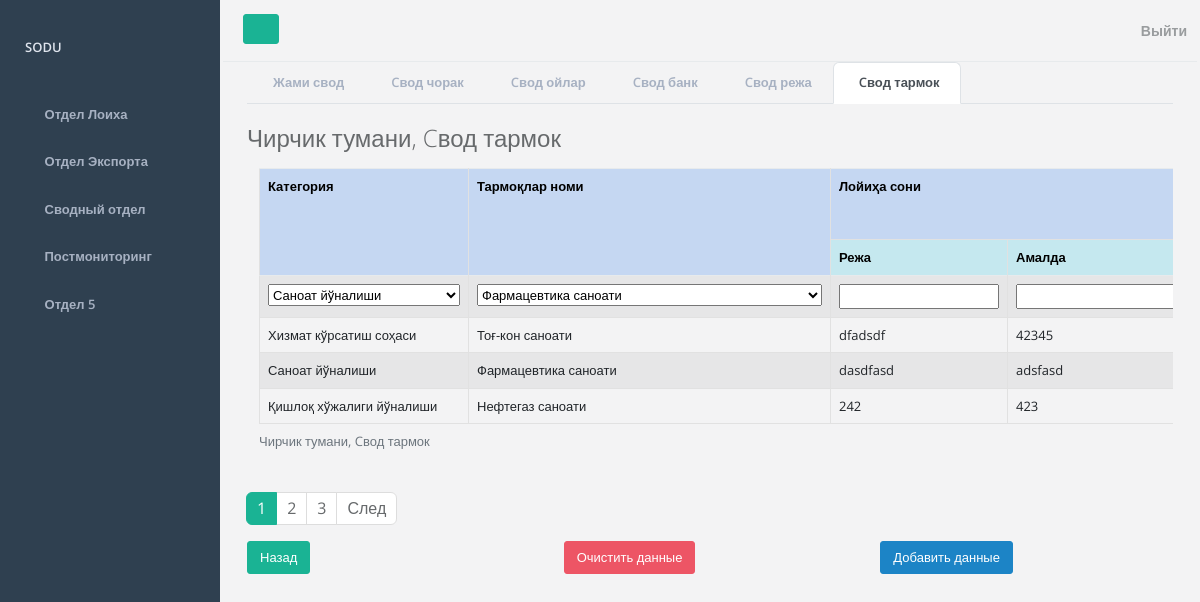
The app's page /form/tarmok (signed in), older data.
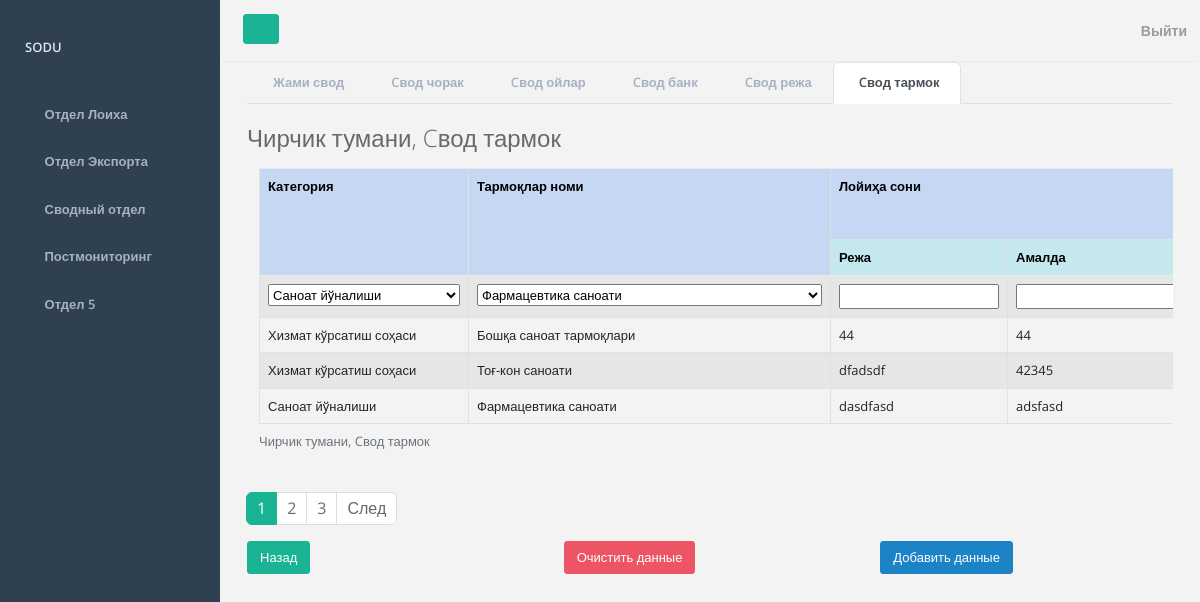
The same page, newer data.
### mainapp/models.py (models this page shows, shortened)
class TarmokVault(models.Model):
    district = models.ForeignKey(District, on_delete=models.PROTECT, verbose_name="Район")
    category = models.CharField(
        max_length=255,
        verbose_name='Kategoriya',
        choices=CATEGORY_CHOICES,
        default='SANOAT_YO`NALISHI',
    )
    industry = models.CharField(
        max_length=255,
        verbose_name='Тармоқлар номи',
        choices=INDUSTRY_CHOICES,
        default='pharmaceuticals',
    )
    loiha_soni_reja = models.CharField(max_length=255, verbose_name='Режа')
    loiha_soni_amalda = models.CharField(max_length=255, verbose_name='Амалда')
    umumiy_kiymati_reja = models.CharField(max_length=255, verbose_name='Режа')
    umumiy_kiymati_amalda = models.CharField(max_length=255, verbose_name='Амалда')
    uz_mablag_reja = models.CharField(max_length=255, verbose_name='Режа')
    uz_mablag_amalda = models.CharField(max_length=255, verbose_name='Амалда')
    bank_kredit_reja = models.CharField(max_length=255, verbose_name='Режа')
    bank_kredit_amalda = models.CharField(max_length=255, verbose_name='Амалда')
    xorijiy_kredit_reja = models.CharField(max_length=255, verbose_name='Режа')
    xorijiy_kredit_amalda = models.CharField(max_length=255, verbose_name='Амалда')
    xorijiy_invest_reja = models.CharField(max_length=255, verbose_name='Режа')
    xorijiy_invest_amalda = models.CharField(max_length=255, verbose_name='Амалда')
    yangi_ish_reja = models.CharField(max_length=255, verbose_name='Режа')
    yangi_ish_amalda = models.CharField(max_length=255, verbose_name='Амалда')
    ishlab_chiqarish_reja = models.CharField(max_length=255, verbose_name='Режа')
    ishlab_chiqarish_amalda = models.CharField(max_length=255, verbose_name='Амалда')
    import_reja = models.CharField(max_length=255, verbose_name='Режа')
    import_amalda = models.CharField(max_length=255, verbose_name='Амалда')
    export_reja = models.CharField(max_length=255, verbose_name='Режа')
    export_amalda = models.CharField(max_length=255, verbose_name='Амалда')
    budget_reja = models.CharField(max_length=255, verbose_name='Режа')
    budget_amalda = models.CharField(max_length=255, verbose_name='Амалда')
    time_create = models.DateTimeField(auto_now_add=True, verbose_name="Дата создания записи")
    time_update = models.DateTimeField(auto_now=True, verbose_name="Дата обновления записи")
    is_published = models.BooleanField(default=True, verbose_name="Опубликовано")
    class Meta:
        verbose_name = 'Свод Тармок'
        verbose_name_plural = 'Свод Тармок'
        ordering = ['-time_create']

### mainapp/views.py (the view)
# urls.py: path('form/tarmok', add_data_table_tarmok, name='form_tarmok'),
def add_data_table_tarmok(request):
    return add_data_table_third_department(request, 'tarmok', TableTarmokForm, 'table_tarmok', 'Cвод тармок')

### mainapp/forms.py
class TableTarmokForm(ModelForm):
    class Meta:
        model = TarmokVault
        fields = '__all__'
        exclude = ['district', 'is_published']  # , 'category'
    category = CustomChoiceField(choices=CATEGORY_CHOICES, widget=Select(choices=CATEGORY_CHOICES))
    industry = CustomChoiceField(choices=INDUSTRY_CHOICES, widget=Select(choices=INDUSTRY_CHOICES))

### mainapp/models.py (called while the page is built)
    def __str__(self):
        return self.district

### mainapp/utils.py (called while the page is built)
def show_data_table(request, model):
    if request.user.is_authenticated:
        queryset = model.objects.filter(district=request.user.district)
    else:
        return None
    return queryset

def make_context_by_form(data, form, menu, page_obj):
    context = {
        'title': data,
        'form': form,
        'projects_department': menu,
        'page_obj': page_obj
    }
    return context

def paginate_page(request, table_data):
    if not table_data:
        return None                   # можно убрать потом
    paginator = Paginator(table_data, 3)
    page_number = request.GET.get('page')
    page_obj = paginator.get_page(page_number)
    return page_obj

### mainapp/templates/mainapp/forms/third_departament/form_tarmok.html (shortened to what this page needs)
{% extends 'mainapp/data_table/third_departament/tarmok.html' %}
{% block form %}
<div class="container">
    <form action="{% url 'form_tarmok'%}" method="post">
        <tr>
            {% include 'mainapp/forms/components/_form-fields.html' %}
        </tr>
        {% endblock %}
        {% block add_data %}
        {% include 'mainapp/forms/components/_add-info-button.html' %}
        {%endblock%}
{% block export_table %}
{% include 'mainapp/forms/components/_back-button.html' %}
{% endblock %}
{% block view_data%}
{% include 'mainapp/forms/components/_reset-button.html' %}
{% endblock %}

### mainapp/templates/mainapp/data_table/third_departament/tarmok.html (shortened to what this page needs)
{% extends 'mainapp/departments/projects_department.html' %}
{% block table %}
<h2 class="mb-3">
    {% include 'mainapp/data_table/components/table_title.html' %}
</h2>
<div class="container overflow-auto">
        <table class="table table-bordered table-striped">
        <caption>
            {% include 'mainapp/data_table/components/table_title.html' %}
        </caption>
        <tr>
            <th class="table-primary" rowspan="3">Категория</th>
            <th class="table-primary" rowspan="3">Тармоқлар номи</th>
            <th class="table-primary" colspan="2" rowspan="2">Лойиҳа сони</th>
        </tr>
        <tr>
        </tr>
        <tr>
            <th class="table-info">Режа</th>
            <th class="table-info">Амалда</th>
        </tr>
        <tr>
            {% block form %}
            {% endblock %}
        </tr>
            {% for data in page_obj %}
        <tr>
            <td style="white-space: nowrap;">{{ data.get_category_display }}</td>
            <td style="white-space: nowrap;">{{ data.get_industry_display }}</td>
            <td>{{ data.loiha_soni_reja }}</td>
            <td>{{ data.loiha_soni_amalda }}</td>
          </tr>
            {%endfor%}
    </table>
</div>
{% include 'mainapp/pagination.html' %}
{% endblock %}

Row changes from the older to the newer data that the page shows:
no longer on this page (row unchanged): TarmokVault: category "Қишлоқ хўжалиги йўналиши", industry "Нефтегаз саноати", loiha_soni_reja "242", loiha_soni_amalda "423"
added TarmokVault: category "Хизмат кўрсатиш соҳаси", industry "Бошқа саноат тармоқлари", loiha_soni_reja "44", loiha_soni_amalda "44"
